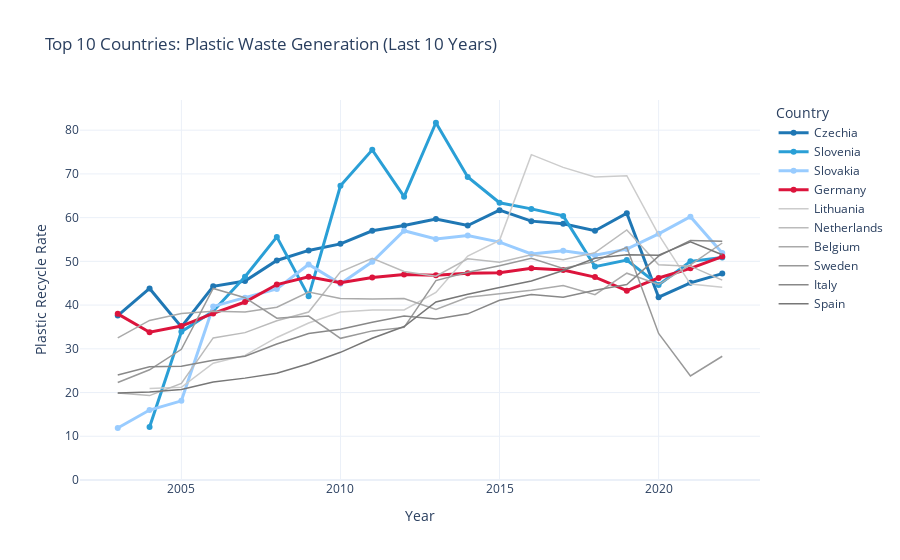

The notebook cell saved with this chart:
### Code cell
# Filter the last 10 years
last_10_years = sorted(df_packaging_recy['TIME_PERIOD'].unique())[-20:]
df_recent = df_packaging_recy[df_packaging_recy['TIME_PERIOD'].isin(last_10_years)]

# Group by country and sum plastic waste over last 10 years
country_totals = df_recent.groupby('Geopolitical entity (reporting)')['OBS_VALUE'].sum().sort_values(ascending=False)

# Get top 10 countries
top10_countries = country_totals.head(10).index.tolist()
top3 = top10_countries[:3]
rest = top10_countries[3:]

# Check if Germany is in top 10
germany_label = "Germany"
germany_entry = [c for c in top10_countries if "Germany" in c]
rest_except_germany = [c for c in rest if c != germany_entry[0]] if germany_entry else rest

# Filter data only for top 10 countries
df_top10 = df_recent[df_recent['Geopolitical entity (reporting)'].isin(top10_countries)]

# Create figure
fig = go.Figure()

# Add top 3 countries with shades of blue
top3_colors = ['#1f77b4', '#2a9fd6', '#99ccff']
for i, country in enumerate(top3):
    df_country = df_top10[df_top10['Geopolitical entity (reporting)'] == country]
    fig.add_trace(go.Scatter(
        x=df_country['TIME_PERIOD'],
        y=df_country['OBS_VALUE'],
        mode='lines+markers',
        name=country,
        line=dict(color=top3_colors[i], width=3),
        marker=dict(size=6)
    ))

# Add Germany with a distinct color (red)
if germany_entry:
    df_germany = df_top10[df_top10['Geopolitical entity (reporting)'] == germany_entry[0]]
    fig.add_trace(go.Scatter(
        x=df_germany['TIME_PERIOD'],
        y=df_germany['OBS_VALUE'],
        mode='lines+markers',
        name='Germany',
        line=dict(color='crimson', width=3),
        marker=dict(size=6, symbol='circle')
    ))

# Add remaining countries with subtle grey gradient
grey_shades = ['#cccccc', '#bbbbbb', '#aaaaaa', '#999999', '#888888', '#777777']
for i, country in enumerate(rest_except_germany):
    df_country = df_top10[df_top10['Geopolitical entity (reporting)'] == country]
    fig.add_trace(go.Scatter(
        x=df_country['TIME_PERIOD'],
        y=df_country['OBS_VALUE'],
        mode='lines',
        name=country,
        line=dict(color=grey_shades[i % len(grey_shades)], width=1.5),
        showlegend=True
    ))

# Layout customization
fig.update_layout(
    title='Top 10 Countries: Plastic Waste Generation (Last 10 Years)',
    xaxis_title='Year',
    yaxis_title='Plastic Recycle Rate',
    yaxis=dict(rangemode='tozero'),  # Start y-axis at 0
    template='plotly_white',
    legend_title='Country',
    hovermode='x unified'
)

fig.show()

### Figure 1 — Plotly figure (JSON) as saved in the notebook; plotly's stock layout.template omitted (floating-point values rounded to 4 significant figures)
{"data": [{"line": {"color": "#1f77b4", "width": 3}, "marker": {"size": 6}, "mode": "lines+markers", "name": "Czechia", "type": "scatter", "x": [2003, 2004, 2005, 2006, 2007, 2008, 2009, 2010, 2011, 2012, 2013, 2014, 2015, 2016, 2017, 2018, 2019, 2020, 2021, 2022], "y": [37.6, 43.8, 35.0, 44.3, 45.5, 50.2, 52.5, 54.0, 57.0, 58.2, 59.7, 58.2, 61.7, 59.2, 58.6, 57.0, 61.0, 41.8, 45.1, 47.2]}, {"line": {"color": "#2a9fd6", "width": 3}, "marker": {"size": 6}, "mode": "lines+markers", "name": "Slovenia", "type": "scatter", "x": [2004, 2005, 2006, 2007, 2008, 2009, 2010, 2011, 2012, 2013, 2014, 2015, 2016, 2017, 2018, 2019, 2020, 2021, 2022], "y": [12.1, 33.9, 38.6, 46.5, 55.6, 42.0, 67.3, 75.5, 64.8, 81.7, 69.3, 63.4, 62.0, 60.4, 48.8, 50.3, 44.6, 50.0, 50.9]}, {"line": {"color": "#99ccff", "width": 3}, "marker": {"size": 6}, "mode": "lines+markers", "name": "Slovakia", "type": "scatter", "x": [2003, 2004, 2005, 2006, 2007, 2008, 2009, 2010, 2011, 2012, 2013, 2014, 2015, 2016, 2017, 2018, 2019, 2020, 2021, 2022], "y": [11.9, 16.0, 18.1, 39.7, 41.7, 43.7, 49.3, 44.9, 49.9, 57.0, 55.1, 55.9, 54.4, 51.7, 52.4, 51.4, 52.8, 56.3, 60.2, 51.9]}, {"line": {"color": "crimson", "width": 3}, "marker": {"size": 6, "symbol": "circle"}, "mode": "lines+markers", "name": "Germany", "type": "scatter", "x": [2003, 2004, 2005, 2006, 2007, 2008, 2009, 2010, 2011, 2012, 2013, 2014, 2015, 2016, 2017, 2018, 2019, 2020, 2021, 2022], "y": [38.0, 33.8, 35.2, 38.1, 40.7, 44.7, 46.5, 45.1, 46.3, 47.0, 46.8, 47.3, 47.4, 48.4, 48.0, 46.4, 43.3, 46.2, 48.4, 51.1]}, {"line": {"color": "#cccccc", "width": 1.5}, "mode": "lines", "name": "Lithuania", "showlegend": true, "type": "scatter", "x": [2004, 2005, 2006, 2007, 2008, 2009, 2010, 2011, 2012, 2013, 2014, 2015, 2016, 2017, 2018, 2019, 2020, 2021, 2022], "y": [20.9, 21.2, 26.7, 28.5, 32.6, 35.9, 38.4, 38.9, 38.9, 42.9, 51.2, 54.8, 74.4, 71.5, 69.3, 69.6, 56.1, 44.8, 44.1]}, {"line": {"color": "#bbbbbb", "width": 1.5}, "mode": "lines", "name": "Netherlands", "showlegend": true, "type": "scatter", "x": [2003, 2004, 2005, 2006, 2007, 2008, 2009, 2010, 2011, 2012, 2013, 2014, 2015, 2016, 2017, 2018, 2019, 2020, 2021, 2022], "y": [19.9, 19.3, 22.1, 32.5, 33.7, 36.4, 38.4, 47.6, 50.7, 47.7, 46.6, 50.6, 49.8, 51.5, 50.4, 52.0, 57.2, 49.2, 48.9, 45.7]}, {"line": {"color": "#aaaaaa", "width": 1.5}, "mode": "lines", "name": "Belgium", "showlegend": true, "type": "scatter", "x": [2003, 2004, 2005, 2006, 2007, 2008, 2009, 2010, 2011, 2012, 2013, 2014, 2015, 2016, 2017, 2018, 2019, 2020, 2021, 2022], "y": [32.5, 36.5, 38.1, 38.6, 38.4, 39.5, 43.0, 41.5, 41.4, 41.5, 39.0, 41.8, 42.6, 43.4, 44.5, 42.4, 47.3, 44.7, 49.2, 54.2]}, {"line": {"color": "#999999", "width": 1.5}, "mode": "lines", "name": "Sweden", "showlegend": true, "type": "scatter", "x": [2003, 2004, 2005, 2006, 2007, 2008, 2009, 2010, 2011, 2012, 2013, 2014, 2015, 2016, 2017, 2018, 2019, 2020, 2021, 2022], "y": [22.3, 25.2, 29.9, 43.8, 41.7, 37.0, 37.5, 32.4, 34.1, 34.9, 45.6, 47.5, 49.0, 50.7, 48.4, 50.0, 53.2, 33.5, 23.8, 28.3]}, {"line": {"color": "#888888", "width": 1.5}, "mode": "lines", "name": "Italy", "showlegend": true, "type": "scatter", "x": [2003, 2004, 2005, 2006, 2007, 2008, 2009, 2010, 2011, 2012, 2013, 2014, 2015, 2016, 2017, 2018, 2019, 2020, 2021, 2022], "y": [24.0, 25.9, 26.0, 27.4, 28.3, 31.1, 33.5, 34.5, 36.1, 37.5, 36.8, 38.0, 41.1, 42.4, 41.8, 43.4, 44.7, 51.2, 54.8, 54.6]}, {"line": {"color": "#777777", "width": 1.5}, "mode": "lines", "name": "Spain", "showlegend": true, "type": "scatter", "x": [2003, 2004, 2005, 2006, 2007, 2008, 2009, 2010, 2011, 2012, 2013, 2014, 2015, 2016, 2017, 2018, 2019, 2020, 2021, 2022], "y": [19.9, 20.1, 20.7, 22.4, 23.3, 24.4, 26.6, 29.2, 32.4, 35.1, 40.7, 42.5, 44.0, 45.5, 47.9, 50.7, 51.5, 51.4, 54.5, 51.5]}], "layout": {"hovermode": "x unified", "legend": {"title": {"text": "Country"}}, "title": {"text": "Top 10 Countries: Plastic Waste Generation (Last 10 Years)"}, "xaxis": {"title": {"text": "Year"}}, "yaxis": {"rangemode": "tozero", "title": {"text": "Plastic Recycle Rate"}}}}
